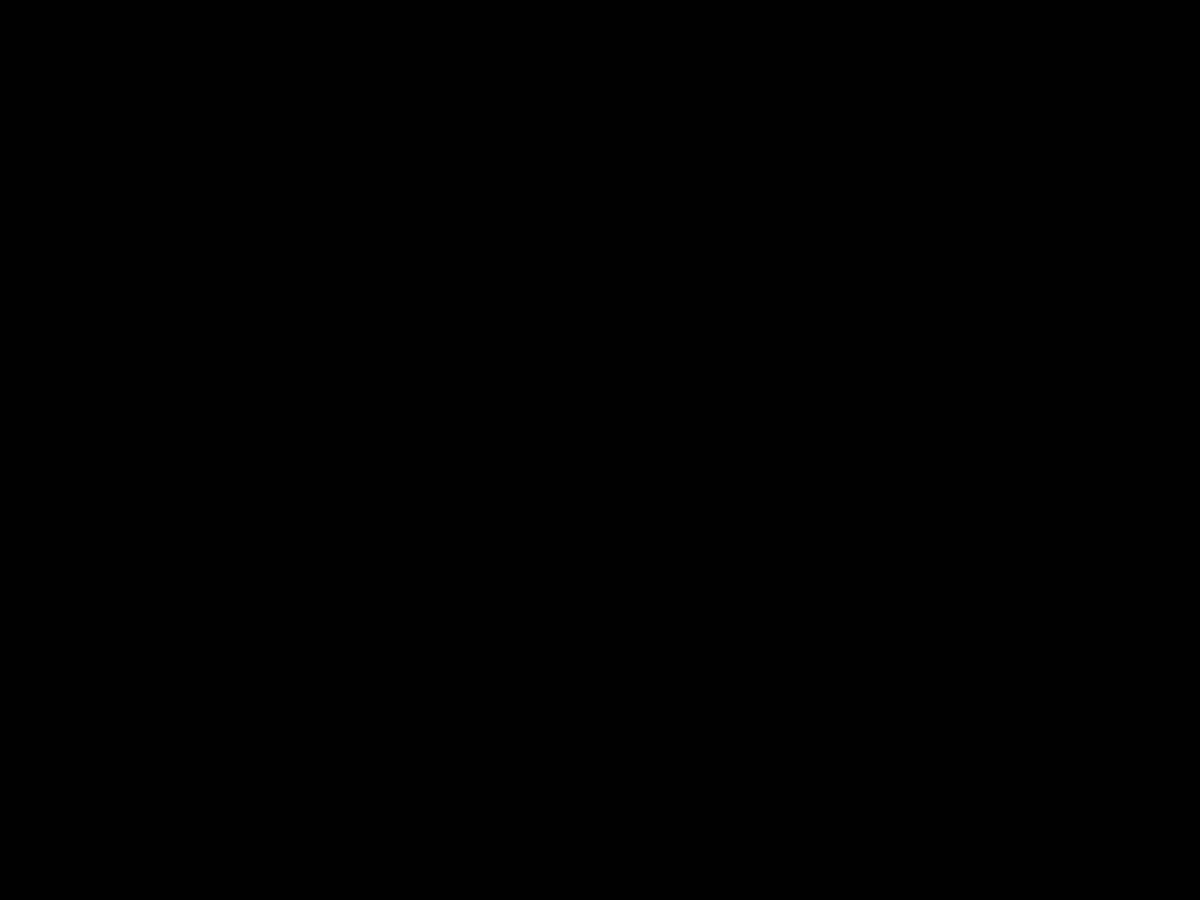
Frame 1 (no input)
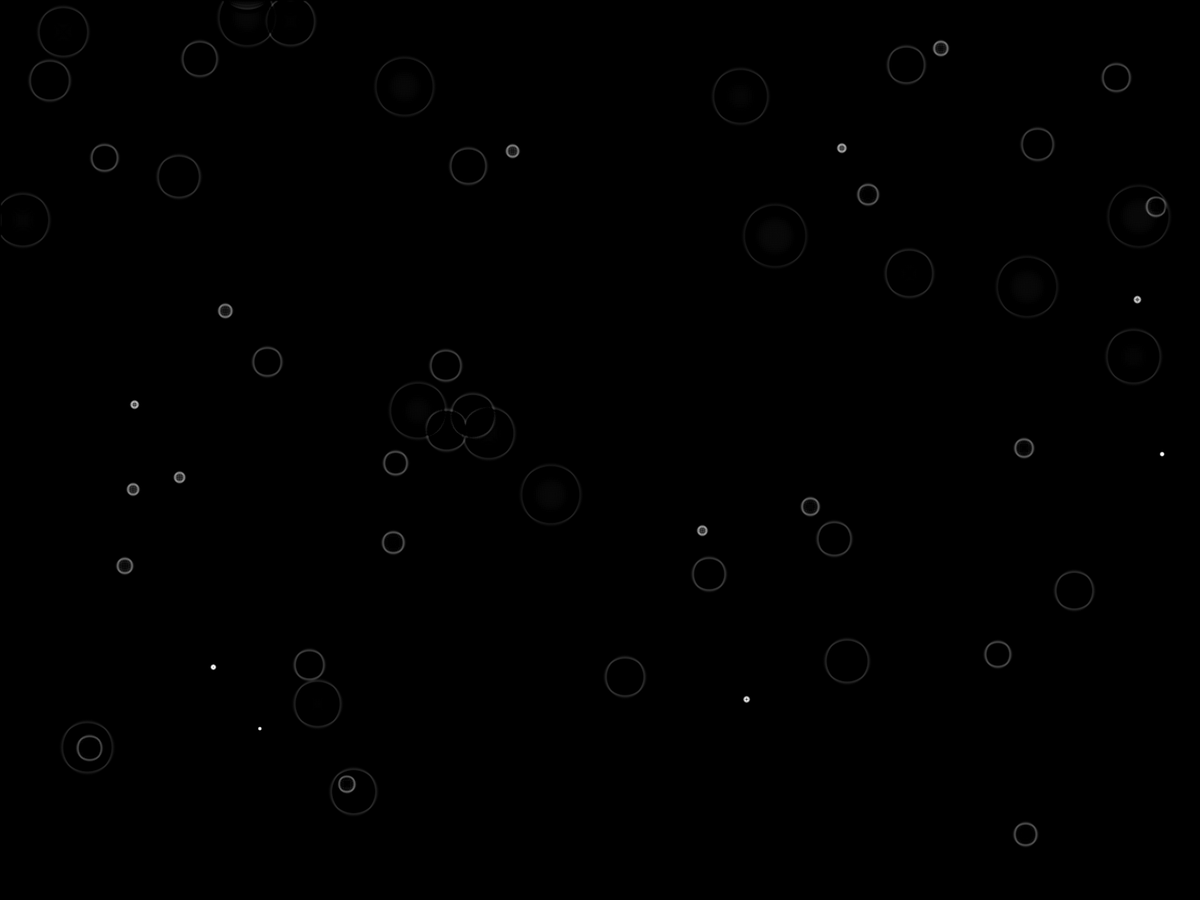
Frame 60 (the mouse pressed at the canvas centre just before this capture)
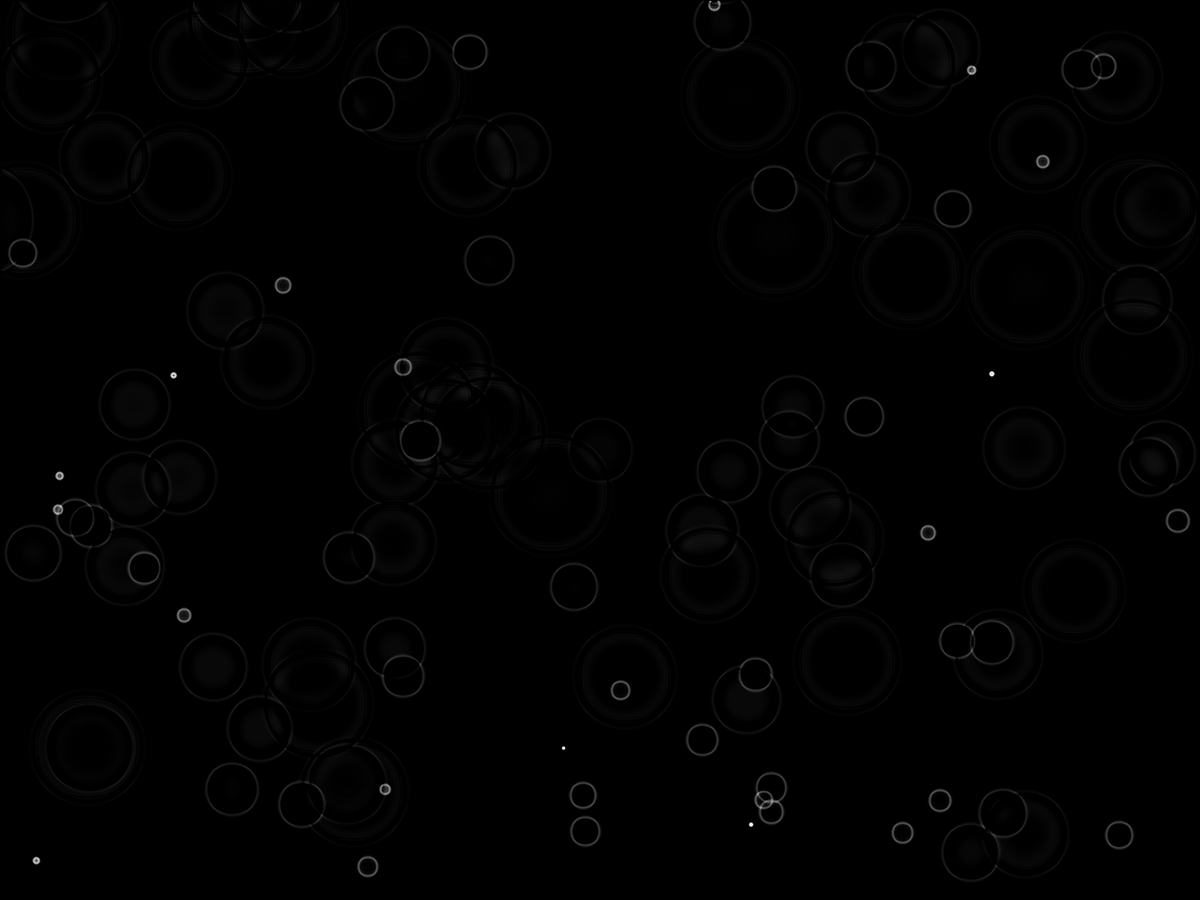
Frame 120 (the mouse held since frame 60 and released just before this capture)

The Processing sketch that drew these frames (run headless with seeded random() and noise(); from frame 60 on, the mouse is pressed at the canvas centre):

// Processing sketch: ripples
// ── ripples.pde
int cols = 200;
int rows = 200;

float [][] current;// = new float [cols][rows] ;
float [][] previous;// = new float [cols][rows] ;

float dampening = 0.99;

int pointX;
int pointY; 

void setup() {
  fullScreen();
  cols = width;
  rows = height;
  current = new float [cols][rows] ;
  previous = new float [cols][rows] ;
  pointX = width/2;
  pointY = height/2;
}

void mousePressed(){
  previous[mouseX][mouseY] = 255;
  previous[mouseX+1][mouseY] = 255;
  previous[mouseX-1][mouseY] = 255;
  previous[mouseX][mouseY+1] = 255;
  previous[mouseX][mouseY-1] = 255;
}

void mouseDragged(){
  previous[mouseX][mouseY] = 255;
  previous[mouseX+1][mouseY] = 255;
  previous[mouseX-1][mouseY] = 255;
  previous[mouseX][mouseY+1] = 255;
  previous[mouseX][mouseY-1] = 255;
}


void draw(){
  background(0);
  loadPixels();
  for (int i = 1; i < cols-1; i++){
    for (int j = 1; j <rows-1; j++){
      current[i][j] = (
        previous[i-1][j] +
        previous[i+1][j] +
        previous[i][j-1] +
        previous[i][j+1]) / 2 - 
        current[i][j];
        current[i][j] = current[i][j] * dampening;
      int index = i + j*cols;
      pixels[index] = color(current[i][j]);
    }
  }

  updatePixels();
  float[][] temp = previous;
  previous = current;
  current = temp;
  
  pointX = round(random(width-10)+5);
  pointY = round(random(height-10)+5);
  
    if (pointX >= width - 5){
    pointX = 5;
  } else if (pointX <= 5) {
    pointX = width - 5;
  } else if (pointY >= height - 5){
    pointX = 5;
  } else if (pointY <= 5) {
    pointX = height + 5;
  }
  
  previous[pointX][pointY] = 255;
  previous[pointX+1][pointY] = 255;
  previous[pointX-1][pointY] = 255;
  previous[pointX][pointY+1] = 255;
  previous[pointX][pointY-1] = 255;
  previous[pointX-1][pointY-1] = 255;
  previous[pointX-1][pointY+1] = 255;
  previous[pointX+1][pointY-1] = 255;
  previous[pointX+1][pointY+1] = 255;
  
}
